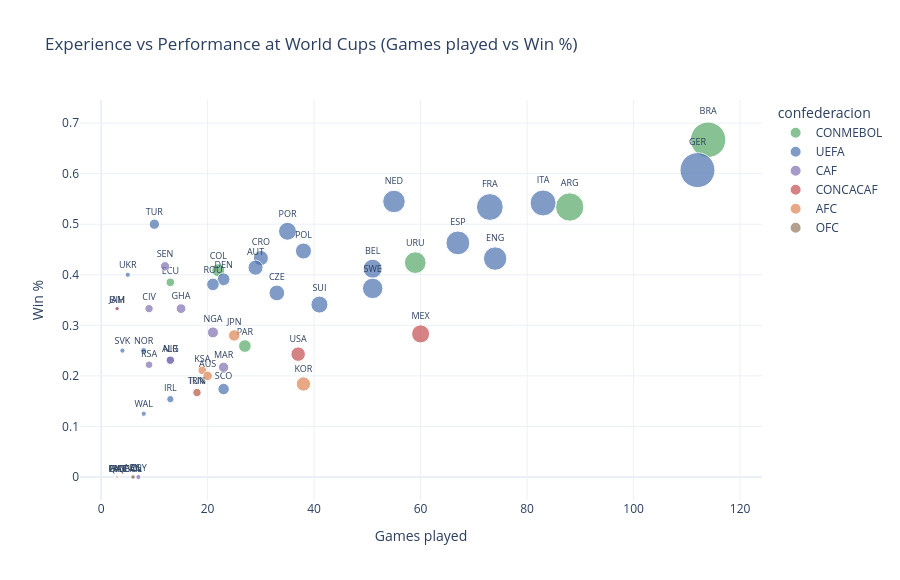

The cell this chart's notebook holds for it:
### Code cell
df_hist_m = df_hist_activos.merge(df_elimns[['country_code','confederacion']], on='country_code', how='left')

fig = px.scatter(
    df_hist_m,
    x='pj', y='win_pct',
    color='confederacion', text='country_code',
    color_discrete_map=CONF_PALETTE,
    title='Experience vs Performance at World Cups (Games played vs Win %)',
    labels={'pj': 'Games played', 'win_pct': 'Win %'},
    hover_data=['nombre_completo','gf','gc','status'],
    size='gf', size_max=25,
    template='plotly_white', width=900, height=580
)
fig.update_traces(textposition='top center', textfont_size=9)
fig.show()

### Figure 1 — Plotly figure (JSON) as saved in the notebook; plotly's stock layout.template omitted (floating-point values rounded to 4 significant figures)
{"data": [{"customdata": [["Brazil", 237, 108, "confirmed"], ["Argentina", 152, 101, "confirmed"], ["Uruguay", 89, 76, "confirmed"], ["Colombia", 32, 30, "confirmed"], ["Ecuador", 14, 14, "confirmed"], ["Paraguay", 30, 38, "confirmed"], ["Bolivia", 1, 20, "playoff"]], "hovertemplate": "confederacion=CONMEBOL<br>Games played=%{x}<br>Win %=%{y}<br>gf=%{customdata[1]}<br>country_code=%{text}<br>nombre_completo=%{customdata[0]}<br>gc=%{customdata[2]}<br>status=%{customdata[3]}<extra></extra>", "legendgroup": "CONMEBOL", "marker": {"color": "#55A868", "size": [237, 152, 89, 32, 14, 30, 1], "sizemode": "area", "sizeref": 0.3792, "symbol": "circle"}, "mode": "markers+text", "name": "CONMEBOL", "orientation": "v", "showlegend": true, "text": ["BRA", "ARG", "URU", "COL", "ECU", "PAR", "BOL"], "textfont": {"size": 9}, "textposition": "top center", "type": "scatter", "x": [114, 88, 59, 22, 13, 27, 6], "xaxis": "x", "y": [0.667, 0.534, 0.424, 0.409, 0.385, 0.259, 0], "yaxis": "y"}, {"customdata": [["Germany", 232, 130, "confirmed"], ["Netherlands", 96, 52, "confirmed"], ["Italy", 128, 77, "playoff"], ["France", 136, 85, "confirmed"], ["Turkey", 20, 17, "playoff"], ["Portugal", 61, 41, "confirmed"], ["Spain", 108, 75, "confirmed"], ["Poland", 49, 50, "playoff"], ["Croatia", 43, 33, "confirmed"], ["England", 104, 68, "confirmed"], ["Austria", 43, 47, "confirmed"], ["Belgium", 69, 74, "confirmed"], ["Ukraine", 5, 7, "playoff"], ["Denmark", 31, 29, "playoff"], ["Romania", 30, 32, "playoff"], ["Sweden", 80, 73, "playoff"], ["Czech Republic", 47, 49, "playoff"], ["Switzerland", 55, 73, "confirmed"], ["Bosnia and Herzegovina", 4, 4, "playoff"], ["Slovakia", 5, 7, "playoff"], ["Norway", 7, 8, "confirmed"], ["Northern Ireland", 13, 23, "playoff"], ["Scotland", 25, 41, "confirmed"], ["Republic of Ireland", 10, 10, "playoff"], ["Wales", 5, 10, "playoff"]], "hovertemplate": "confederacion=UEFA<br>Games played=%{x}<br>Win %=%{y}<br>gf=%{customdata[1]}<br>country_code=%{text}<br>nombre_completo=%{customdata[0]}<br>gc=%{customdata[2]}<br>status=%{customdata[3]}<extra></extra>", "legendgroup": "UEFA", "marker": {"color": "#4C72B0", "size": [232, 96, 128, 136, 20, 61, 108, 49, 43, 104, 43, 69, 5, 31, 30, 80, 47, 55, 4, 5, 7, 13, 25, 10, 5], "sizemode": "area", "sizeref": 0.3792, "symbol": "circle"}, "mode": "markers+text", "name": "UEFA", "orientation": "v", "showlegend": true, "text": ["GER", "NED", "ITA", "FRA", "TUR", "POR", "ESP", "POL", "CRO", "ENG", "AUT", "BEL", "UKR", "DEN", "ROU", "SWE", "CZE", "SUI", "BIH", "SVK", "NOR", "NIR", "SCO", "IRL", "WAL"], "textfont": {"size": 9}, "textposition": "top center", "type": "scatter", "x": [112, 55, 83, 73, 10, 35, 67, 38, 30, 74, 29, 51, 5, 23, 21, 51, 33, 41, 3, 4, 8, 13, 23, 13, 8], "xaxis": "x", "y": [0.607, 0.545, 0.542, 0.534, 0.5, 0.486, 0.463, 0.447, 0.433, 0.432, 0.414, 0.412, 0.4, 0.391, 0.381, 0.373, 0.364, 0.341, 0.333, 0.25, 0.25, 0.231, 0.174, 0.154, 0.125], "yaxis": "y"}, {"customdata": [["Senegal", 16, 17, "confirmed"], ["Côte d'Ivoire", 13, 14, "confirmed"], ["Ghana", 18, 23, "confirmed"], ["Nigeria", 23, 30, "playoff"], ["Algeria", 13, 19, "confirmed"], ["South Africa", 11, 16, "confirmed"], ["Morocco", 20, 27, "confirmed"], ["Tunisia", 14, 26, "confirmed"], ["Egypt", 5, 12, "confirmed"]], "hovertemplate": "confederacion=CAF<br>Games played=%{x}<br>Win %=%{y}<br>gf=%{customdata[1]}<br>country_code=%{text}<br>nombre_completo=%{customdata[0]}<br>gc=%{customdata[2]}<br>status=%{customdata[3]}<extra></extra>", "legendgroup": "CAF", "marker": {"color": "#8172B2", "size": [16, 13, 18, 23, 13, 11, 20, 14, 5], "sizemode": "area", "sizeref": 0.3792, "symbol": "circle"}, "mode": "markers+text", "name": "CAF", "orientation": "v", "showlegend": true, "text": ["SEN", "CIV", "GHA", "NGA", "ALG", "RSA", "MAR", "TUN", "EGY"], "textfont": {"size": 9}, "textposition": "top center", "type": "scatter", "x": [12, 9, 15, 21, 13, 9, 23, 18, 7], "xaxis": "x", "y": [0.417, 0.333, 0.333, 0.286, 0.231, 0.222, 0.217, 0.167, 0], "yaxis": "y"}, {"customdata": [["Jamaica", 3, 9, "playoff"], ["Mexico", 62, 101, "confirmed"], ["United States", 40, 66, "confirmed"], ["Panama", 2, 11, "confirmed"], ["Haiti", 2, 14, "confirmed"], ["Canada", 2, 12, "confirmed"]], "hovertemplate": "confederacion=CONCACAF<br>Games played=%{x}<br>Win %=%{y}<br>gf=%{customdata[1]}<br>country_code=%{text}<br>nombre_completo=%{customdata[0]}<br>gc=%{customdata[2]}<br>status=%{customdata[3]}<extra></extra>", "legendgroup": "CONCACAF", "marker": {"color": "#C44E52", "size": [3, 62, 40, 2, 2, 2], "sizemode": "area", "sizeref": 0.3792, "symbol": "circle"}, "mode": "markers+text", "name": "CONCACAF", "orientation": "v", "showlegend": true, "text": ["JAM", "MEX", "USA", "PAN", "HAI", "CAN"], "textfont": {"size": 9}, "textposition": "top center", "type": "scatter", "x": [3, 60, 37, 3, 3, 6], "xaxis": "x", "y": [0.333, 0.283, 0.243, 0, 0, 0], "yaxis": "y"}, {"customdata": [["Japan", 25, 33, "confirmed"], ["Saudi Arabia", 14, 44, "confirmed"], ["Australia", 17, 37, "confirmed"], ["South Korea", 39, 78, "confirmed"], ["Iran", 13, 31, "confirmed"], ["Qatar", 1, 7, "confirmed"], ["Iraq", 1, 4, "playoff"]], "hovertemplate": "confederacion=AFC<br>Games played=%{x}<br>Win %=%{y}<br>gf=%{customdata[1]}<br>country_code=%{text}<br>nombre_completo=%{customdata[0]}<br>gc=%{customdata[2]}<br>status=%{customdata[3]}<extra></extra>", "legendgroup": "AFC", "marker": {"color": "#DD8452", "size": [25, 14, 17, 39, 13, 1, 1], "sizemode": "area", "sizeref": 0.3792, "symbol": "circle"}, "mode": "markers+text", "name": "AFC", "orientation": "v", "showlegend": true, "text": ["JPN", "KSA", "AUS", "KOR", "IRN", "QAT", "IRQ"], "textfont": {"size": 9}, "textposition": "top center", "type": "scatter", "x": [25, 19, 20, 38, 18, 3, 3], "xaxis": "x", "y": [0.28, 0.211, 0.2, 0.184, 0.167, 0, 0], "yaxis": "y"}, {"customdata": [["New Zealand", 4, 14, "confirmed"]], "hovertemplate": "confederacion=OFC<br>Games played=%{x}<br>Win %=%{y}<br>gf=%{customdata[1]}<br>country_code=%{text}<br>nombre_completo=%{customdata[0]}<br>gc=%{customdata[2]}<br>status=%{customdata[3]}<extra></extra>", "legendgroup": "OFC", "marker": {"color": "#937860", "size": [4], "sizemode": "area", "sizeref": 0.3792, "symbol": "circle"}, "mode": "markers+text", "name": "OFC", "orientation": "v", "showlegend": true, "text": ["NZL"], "textfont": {"size": 9}, "textposition": "top center", "type": "scatter", "x": [6], "xaxis": "x", "y": [0], "yaxis": "y"}], "layout": {"height": 580, "legend": {"itemsizing": "constant", "title": {"text": "confederacion"}, "tracegroupgap": 0}, "title": {"text": "Experience vs Performance at World Cups (Games played vs Win %)"}, "width": 900, "xaxis": {"anchor": "y", "domain": [0, 1], "title": {"text": "Games played"}}, "yaxis": {"anchor": "x", "domain": [0, 1], "title": {"text": "Win %"}}}}
